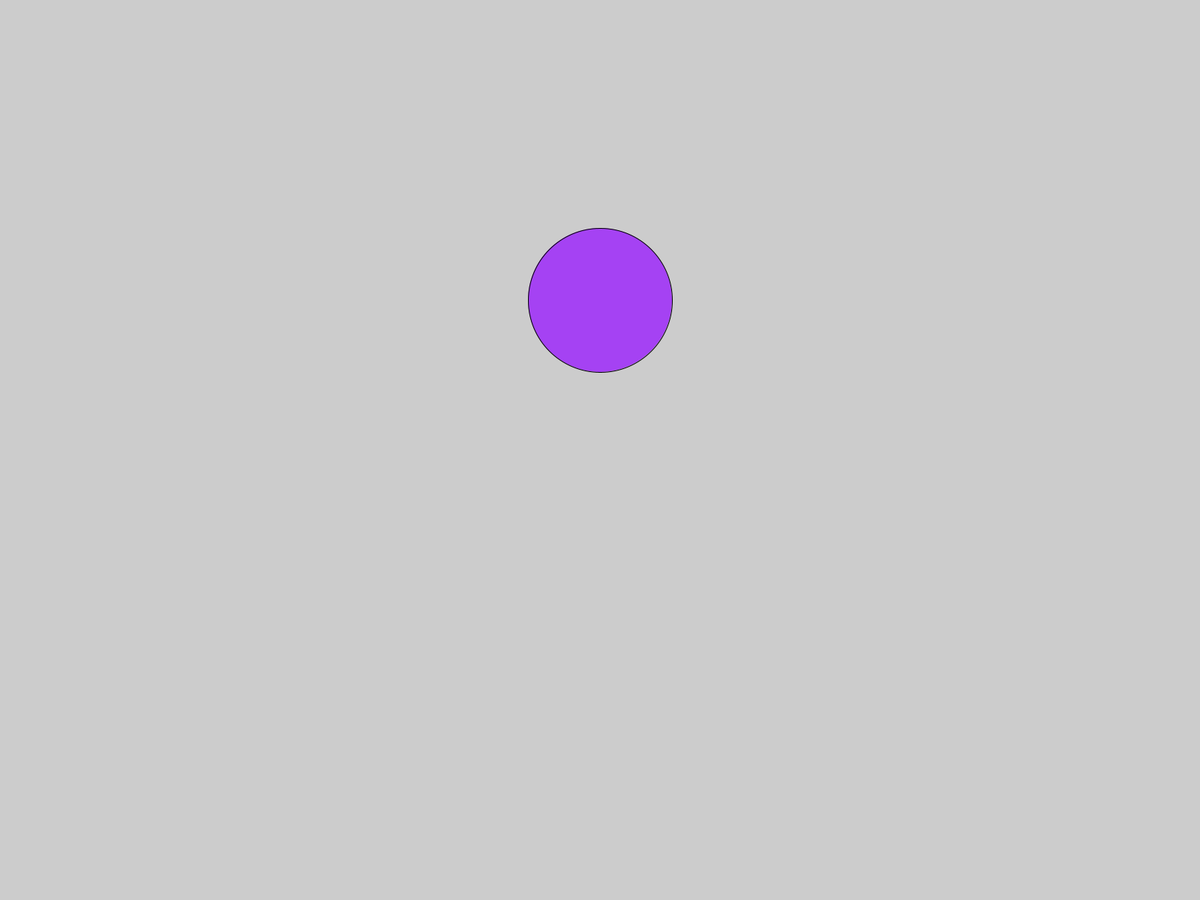
Frame 1 (no input)
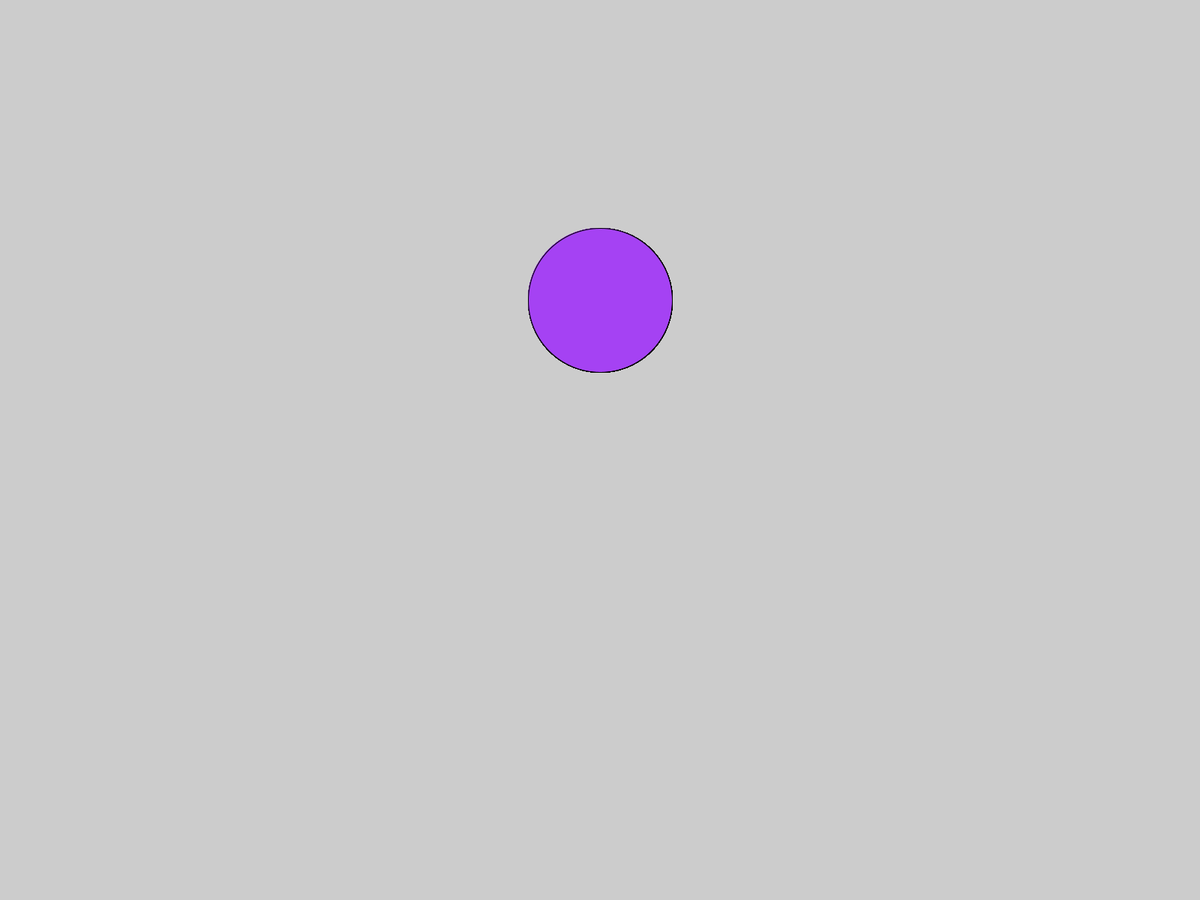
Frame 60 (the mouse pressed at the canvas centre just before this capture)
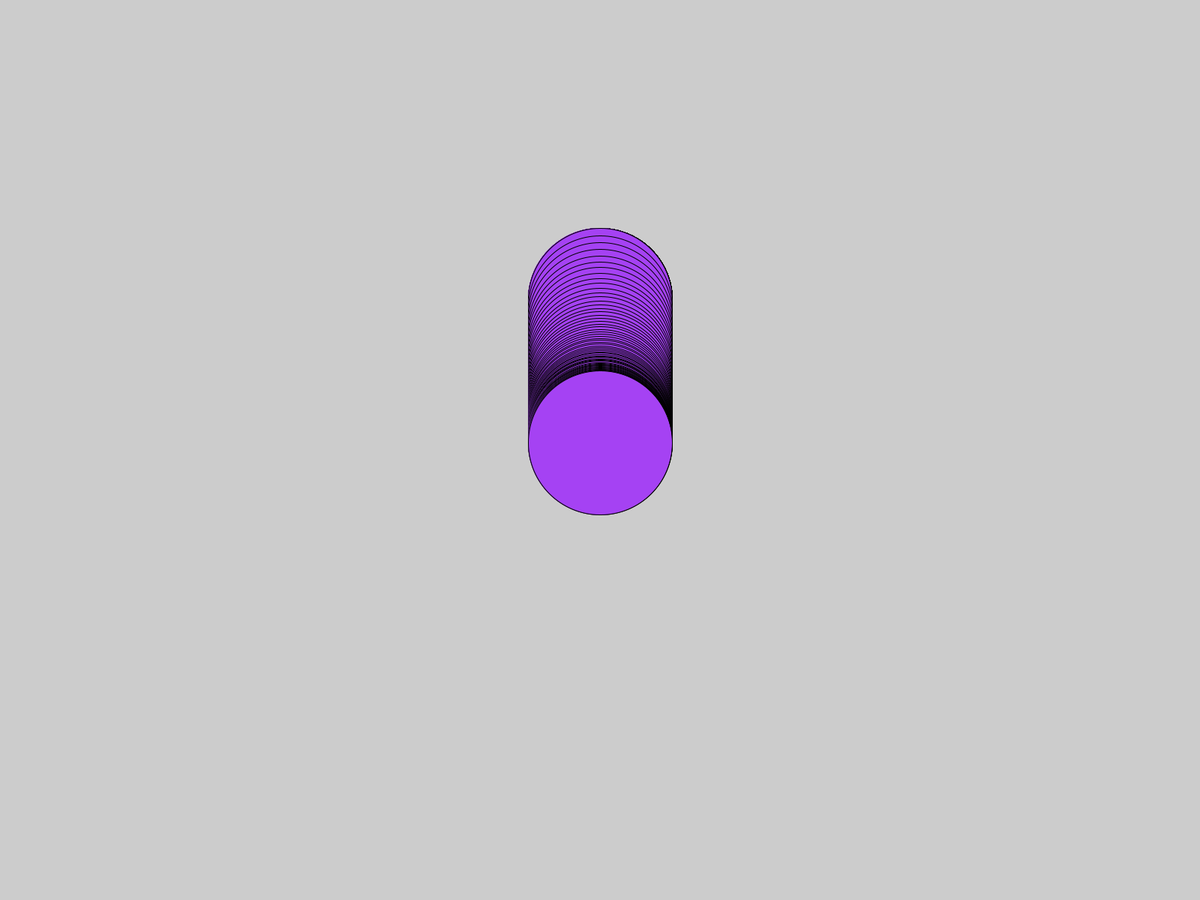
Frame 120 (the mouse held since frame 60 and released just before this capture)

The Processing sketch that drew these frames (run headless with seeded random() and noise(); from frame 60 on, the mouse is pressed at the canvas centre):

// Processing sketch: BallConstrantSlope
// ── BallConstrantSlope.pde
// Global Variables and Objects
Ball ball;

void setup() {
  fullScreen(); //displayWidth & displayHeight  //size(500, 300)
  // Landscape vs. portrait views, leads to screenSize Checker
  ball = new Ball(displayWidth*1/2, displayHeight*1/3, displayWidth*1/8.33333333);
  //
}//End setup()

void draw() {
  ball.step();
  ball.draw();
}

void keyPressed () { // Review KeyBoard Input
}

void mousePressed() { // Review mouseX and mouseY Key Variables and curser position input
ball.targetX = mouseX;
ball.targetY = mouseY;
}

// ── Ball.pde
class Ball {
  //Global Variables
  float x, y, diameter;
  color colour;
  float targetX, targetY;
  //
  //Ball Constructor
  Ball(float xParameter, float yParameter, float diameterParameter) {
    this.x=xParameter;
    this.y = yParameter;
    this.diameter = diameterParameter;
    //Random Ball Color Selector: trucating & casting
    int r = colourSection(); //Truncating the decimal by casting
    int g = colourSection();
    int b = colourSection();
    colour = color(r, g, b);
    targetX = xParameter;
    targetY = yParameter;
  }
  //
  void step() {
    if (x < targetX) {
      x += abs(targetX-x)/20;
    } else {
      x -= abs(targetX-x)/20;
    }
    if (y < targetY) {
      y += abs(targetY-y)/20;
    } else {
      y -= abs(targetY-y)/20;
    }
  }//End step()
  //
  void draw() {
    fill (colour);
    ellipse(x, y, diameter, diameter);
  }//End draw()
  //
  int colourSection() {
    return abs(int(random (0-256)));
  }//End colourSection
  //
}//End Ball
